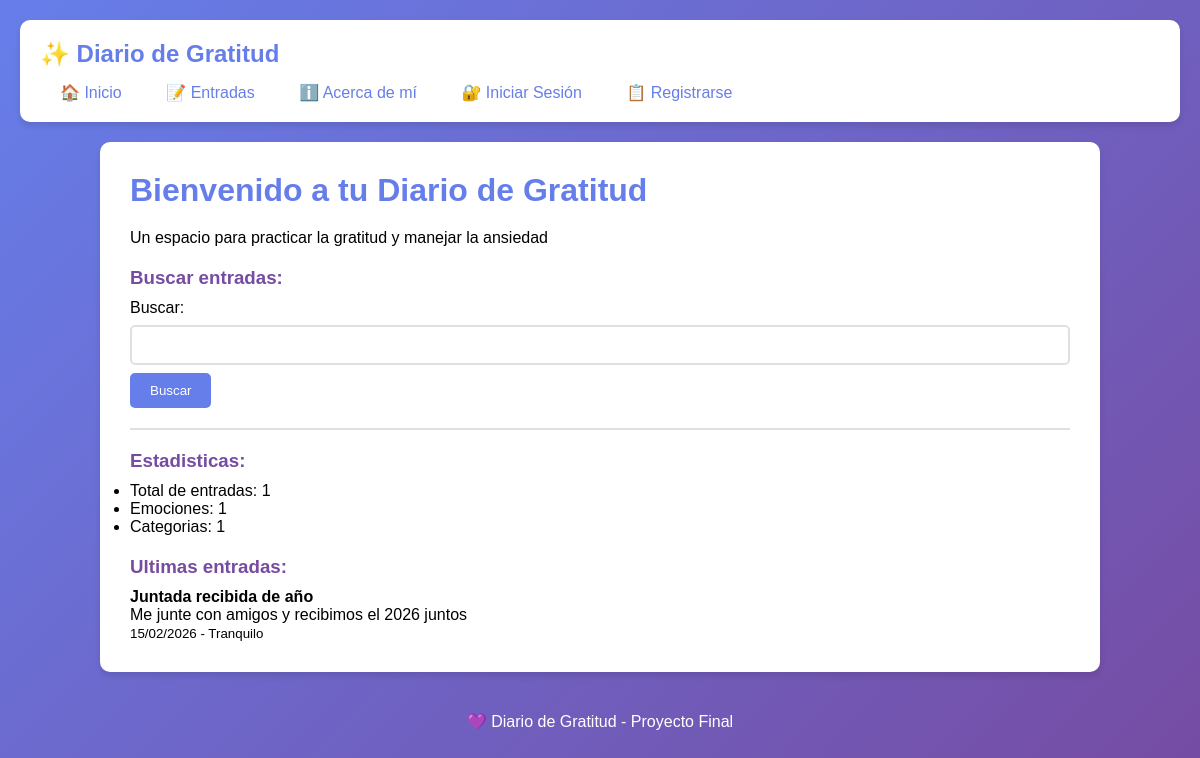
Before: / with the older database file.
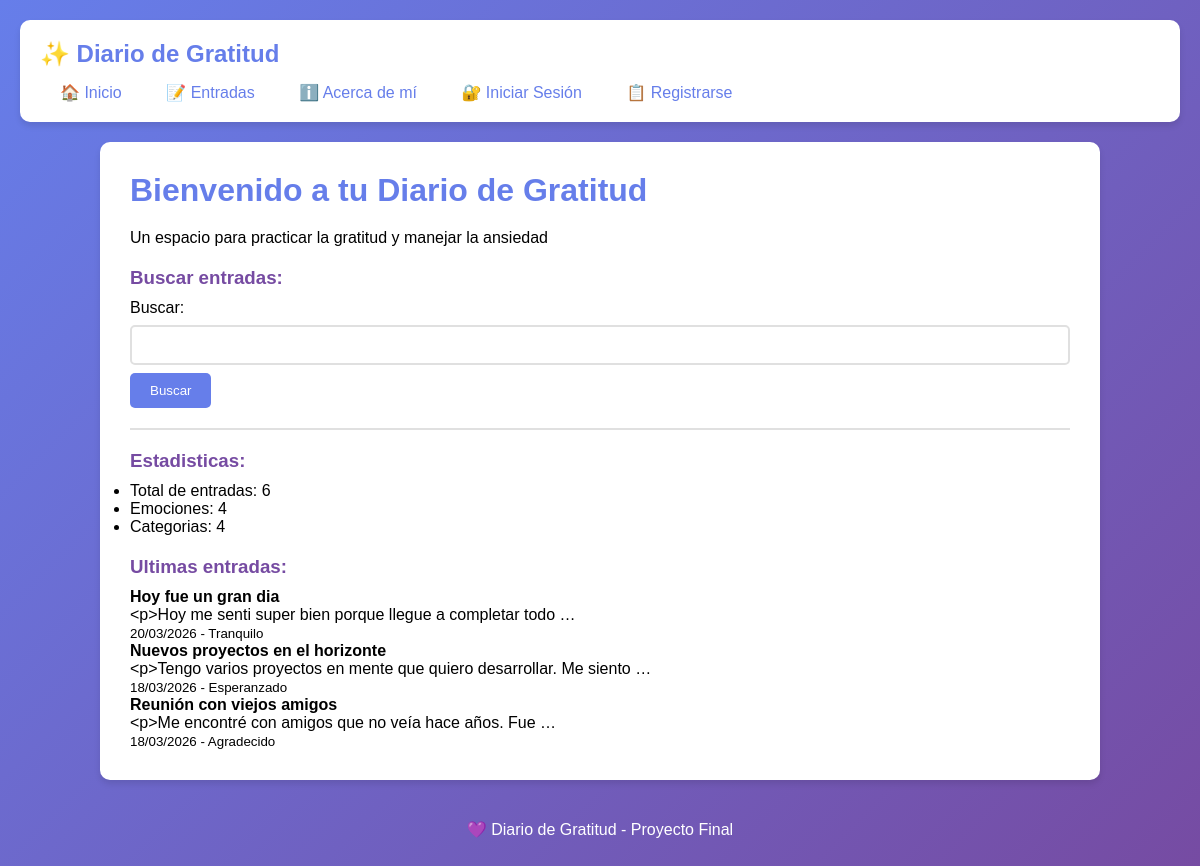
After: the same page with the newer database file.
### diario/models.py (models this page shows, shortened)
class EntradaGratitud(models.Model):
    titulo = models.CharField(max_length=200)
    subtitulo = models.CharField(max_length=250, blank=True)
    descripcion = RichTextField()
    imagen = models.ImageField(upload_to='entradas/', blank=True, null=True)
    autor = models.ForeignKey(User, on_delete=models.CASCADE)
    emocion = models.ForeignKey(Emocion, on_delete=models.SET_NULL, null=True)
    categoria = models.ForeignKey(Categoria, on_delete=models.SET_NULL, null=True)
    fecha_creacion = models.DateTimeField(default=timezone.now)
    class Meta:
        verbose_name_plural = "Entradas de Gratitud"
        ordering = ['-fecha_creacion']

class Emocion(models.Model):
    nombre = models.CharField(max_length=50, unique=True)
    descripcion = models.TextField(blank=True)
    class Meta:
        verbose_name_plural = "Emociones"

### diario/views.py (the view, shortened to what this page needs)
# urls.py: path('', views.inicio, name='inicio'),
def inicio(request):
    entradas_recientes = EntradaGratitud.objects.all()[:3]
    total_entradas = EntradaGratitud.objects.count()
    total_emociones = Emocion.objects.count()
    total_categorias = Categoria.objects.count()
    resultados = []
    busqueda = request.GET.get('buscar', '')
    return render(request, 'diario/index.html', {
        'entradas_recientes': entradas_recientes,
        'total_entradas': total_entradas,
        'total_emociones': total_emociones,
        'total_categorias': total_categorias,
        'resultados': resultados,
    })

### diario/templates/diario/index.html (shortened to what this page needs)
{% extends 'diario/base.html' %}
{% block content %}
<h1>Bienvenido a tu Diario de Gratitud</h1>
<p>Un espacio para practicar la gratitud y manejar la ansiedad</p>
<h3>Buscar entradas:</h3>
<form method="GET">
    Buscar: <input type="text" name="buscar" value="{{ request.GET.buscar }}">
    <button type="submit">Buscar</button>
</form>
<hr>
<h3>Estadisticas:</h3>
<ul>
    <li>Total de entradas: {{ total_entradas }}</li>
    <li>Emociones: {{ total_emociones }}</li>
    <li>Categorias: {{ total_categorias }}</li>
</ul>
<h3>Ultimas entradas:</h3>
{% if entradas_recientes %}
    {% for entrada in entradas_recientes %}
    <p>
        <strong>{{ entrada.titulo }}</strong><br>
        {{ entrada.descripcion|truncatewords:10 }}<br>
        <small>{{ entrada.fecha_creacion|date:"d/m/Y" }} - {{ entrada.emocion.nombre }}</small>
    </p>
    {% endfor %}
{% else %}
    <p>No hay entradas ¡Comienza tu diario!</p>
{% endif %}
{% endblock %}

### diario/templates/diario/base.html (shortened to what this page needs)
<!DOCTYPE html>
<html>
<head>
</head>
<body>
    <nav>
        <h2>✨ Diario de Gratitud</h2>
        <a href="{% url 'inicio' %}">🏠 Inicio</a>
        <a href="{% url 'entrada_list' %}">📝 Entradas</a>
        <a href="{% url 'about' %}">ℹ️ Acerca de mí</a>
        {% if user.is_authenticated %}
            <a href="{% url 'entrada_create' %}">➕ Nueva Entrada</a>
            <a href="{% url 'profile' %}">👤 Mi Perfil</a>
            <a href="{% url 'mensajes' %}">💬 Mensajes</a>
            <a href="{% url 'logout' %}">🚪 Salir ({{ user.username }})</a>
        {% else %}
            <a href="{% url 'login' %}">🔐 Iniciar Sesión</a>
            <a href="{% url 'register' %}">📋 Registrarse</a>
        {% endif %}
    </nav>
    <div class="contenido">
        {% block content %}
        {% endblock %}
    </div>
    <footer>
        <p>💜 Diario de Gratitud - Proyecto Final</p>
    </footer>
</body>
</html>

### diario/templates/diario/base.html (style rules this page uses)
* { margin: 0; padding: 0; box-sizing: border-box; }
body { font-family: 'Arial', sans-serif; background: linear-gradient(135deg, #667eea 0%, #764ba2 100%); min-height: 100vh; padding: 20px; }
nav { background: white; padding: 20px; border-radius: 10px; box-shadow: 0 4px 6px rgba(0,0,0,0.1); margin-bottom: 20px; }
nav h2 { color: #667eea; margin-bottom: 15px; }
nav a { color: #667eea; text-decoration: none; padding: 8px 15px; margin: 0 5px; border-radius: 5px; transition: all 0.3s; }
.contenido { background: white; padding: 30px; border-radius: 10px; box-shadow: 0 4px 6px rgba(0,0,0,0.1); max-width: 1000px; margin: 0 auto; }
h1 { color: #667eea; margin-bottom: 20px; }
h3 { color: #764ba2; margin-top: 20px; margin-bottom: 10px; }
button, .boton { background: #667eea; color: white; padding: 10px 20px; border: none; border-radius: 5px; cursor: pointer; text-decoration: none; display: inline-block; transition: all 0.3s; }
input, textarea, select { width: 100%; padding: 10px; margin: 8px 0; border: 2px solid #e0e0e0; border-radius: 5px; font-size: 14px; }
footer { text-align: center; color: white; margin-top: 20px; padding: 20px; }
a { color: #667eea; }
hr { border: none; border-top: 2px solid #e0e0e0; margin: 20px 0; }

Changed rows visible on the page:
no longer on this page (row edited): EntradaGratitud: titulo "Juntada recibida de año", descripcion "Me junte con amigos y recibimos el 2026 juntos", fecha_creacion "15/02/2026", emocion.nombre "Tranquilo"
added EntradaGratitud: titulo "Hoy fue un gran dia", descripcion "<p>Hoy me senti super bien porque llegue a completar todo …", fecha_creacion "20/03/2026", emocion.nombre "Tranquilo"
added EntradaGratitud: titulo "Nuevos proyectos en el horizonte", descripcion "<p>Tengo varios proyectos en mente que quiero desarrollar. Me siento …", fecha_creacion "18/03/2026", emocion.nombre "Esperanzado"
added EntradaGratitud: titulo "Reunión con viejos amigos", descripcion "<p>Me encontré con amigos que no veía hace años. Fue …", fecha_creacion "18/03/2026", emocion.nombre "Agradecido"
Other visible differences:
{{ total_entradas }}: "1" → "6"
{{ total_emociones }}: "1" → "4"
{{ total_categorias }}: "1" → "4"
